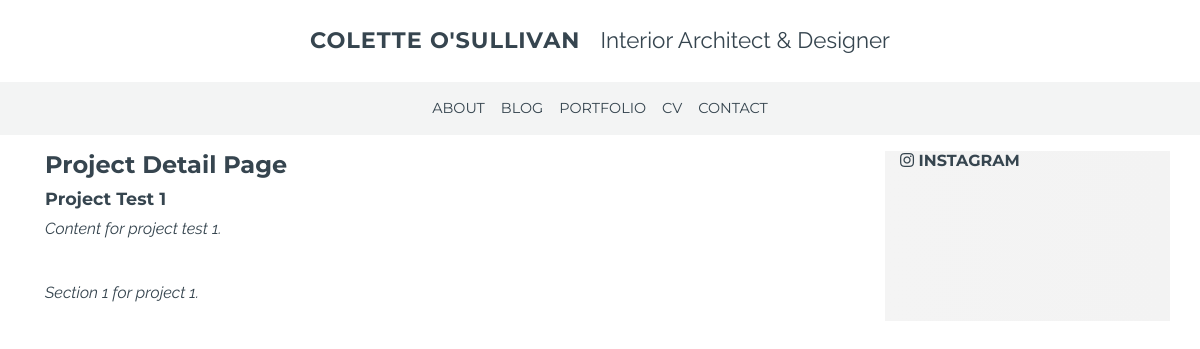
Before: /portfolio/1 with the older database file.
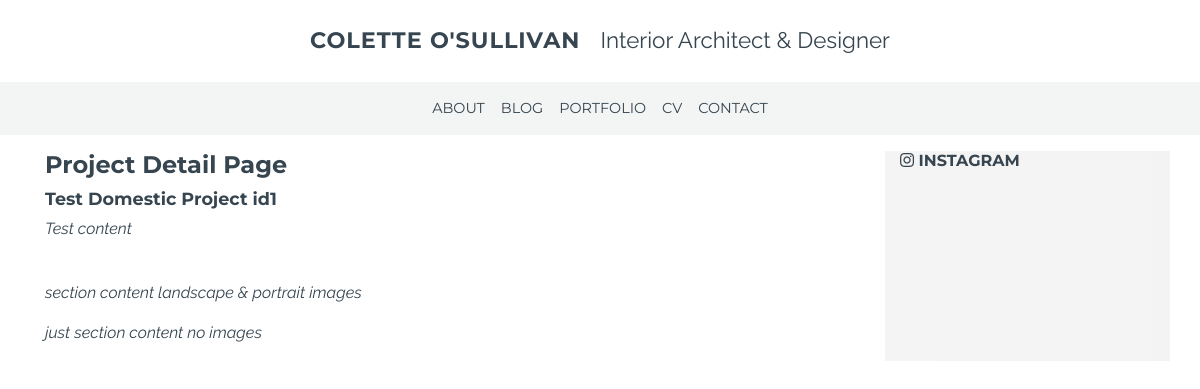
After: the same page with the newer database file.
### portfolio/models.py (models this page shows, shortened)
class Project(models.Model):
    category = models.ForeignKey('Category', null=True, on_delete=models.CASCADE, related_name='projects')
    title = models.CharField(max_length=200)
    date = models.DateField(default=timezone.now)
    image_portrait = models.ImageField(blank=True)
    image_landscape = models.ImageField(blank=True)
    content = models.TextField()

class Section(models.Model):
    project = models.ForeignKey('Project', on_delete=models.CASCADE, related_name='sections')
    image_portrait = models.ImageField(blank=True)
    image_landscape = models.ImageField(blank=True)
    content = models.TextField()

### portfolio/views.py (the view)
# urls.py: path('<pk>', views.project, name='project'),
def project(request, pk):
    project = Project.objects.get(pk=pk)
    sections = Section.objects.filter(project=project)
    context = {'project': project, 'sections': sections}
    return render(request, 'portfolio/project.html', context)

### portfolio/templates/portfolio/project.html (shortened to what this page needs)
{% extends 'base.html' %}
{% block content %}
<h1>Project Detail Page</h1>
<h2>{{project.title}}</h2>
<p>{{project.content}}</p>
{% for section in sections %}
<p>{{section.content}}</p>
{% endfor %}
{% endblock %}

Changed rows visible on the page:
changed Project: title "Project Test 1" → "Test Domestic Project id1"; content "Content for project test 1." → "Test content"
changed Section: content "Section 1 for project 1." → "section content landscape & portrait images"
now on this page (row edited): Section: content "just section content no images"
